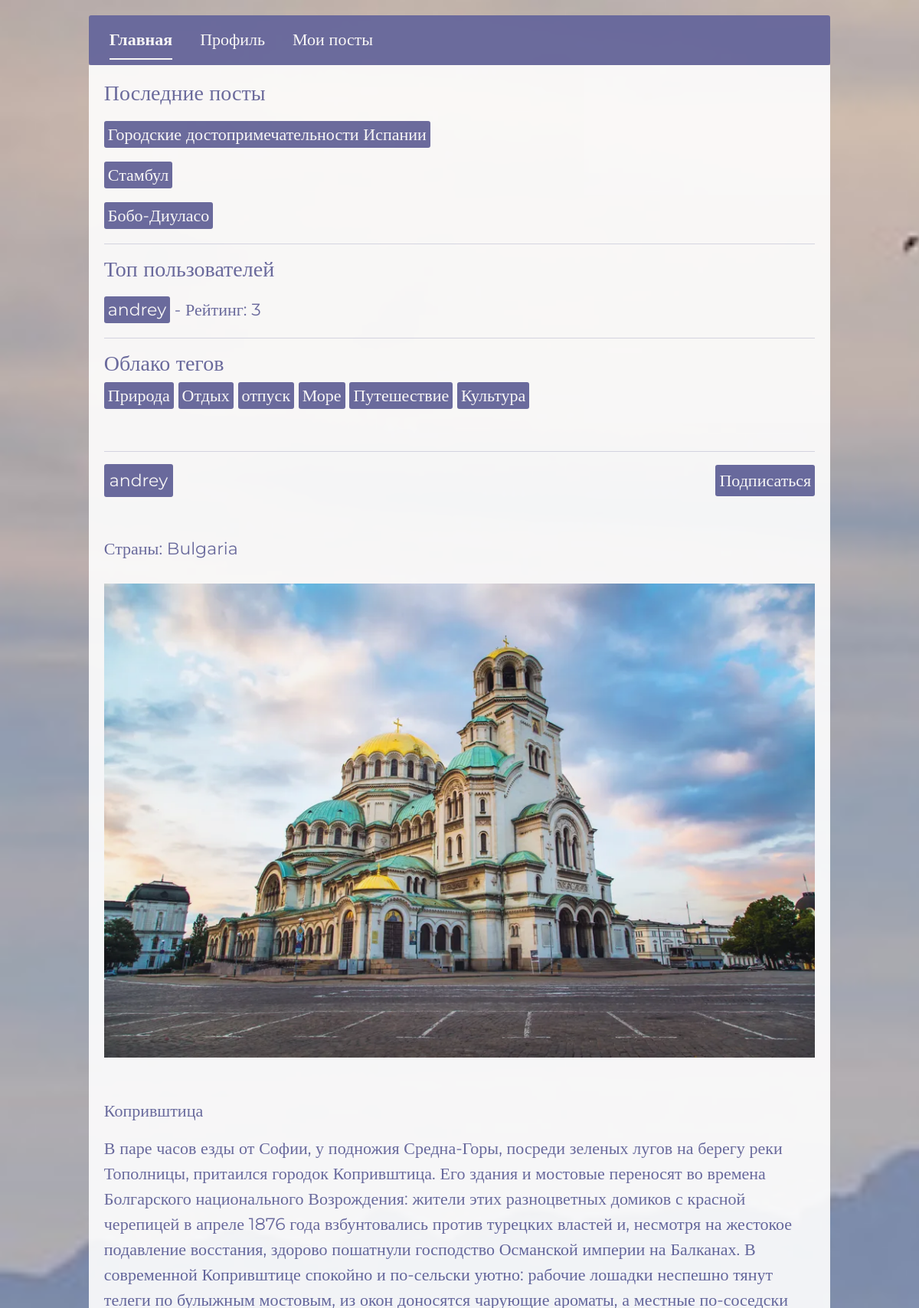
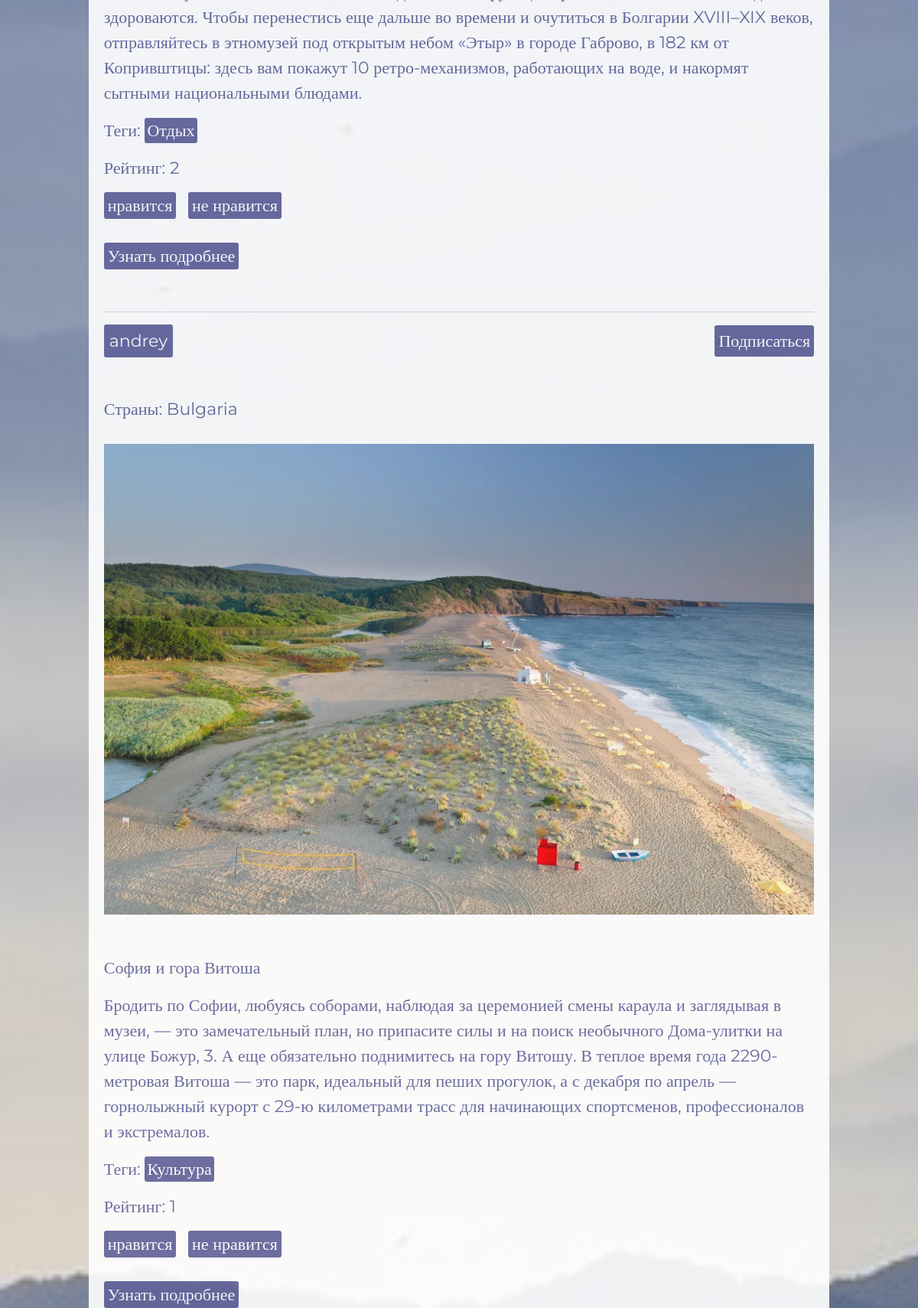
Screenshot of /profiles/2/posts/ (signed in, upper part) with the database file from the repository (2 pictures, top to bottom).
### user/models.py (models this page shows, shortened)
class Post(models.Model):
    create_date = models.DateTimeField(auto_now_add=True)
    author = models.ForeignKey(User, on_delete=models.CASCADE,  verbose_name='Автор', blank=False, null=True, related_name='posts')
    countries = models.ManyToManyField(Country, blank=False, verbose_name="Страны")
    subject = models.CharField(max_length=255, blank=False, null=True, verbose_name='Тема')
    body = models.TextField(validators=[MinLengthValidator(3)], blank=False, null=True, verbose_name='Тело поста')
    photos = models.ManyToManyField(Photo, blank=True, verbose_name='Фотографии')
    tags = models.ManyToManyField(Tag, blank=True, verbose_name='Теги')
    rating = models.IntegerField(default=0, verbose_name='Рейтинг')
    last_lifted_at = models.DateTimeField(null=True, blank=True, verbose_name='Последнее время поднятия')
    class Meta:
        verbose_name = 'Пост'
        verbose_name_plural = 'Посты'

class Profile(models.Model):
    user = models.OneToOneField(User, on_delete=models.CASCADE, verbose_name='Пользователь')
    countries_interest = models.ManyToManyField(Country, blank=True, verbose_name="Интересующие страны")
    post_count = models.IntegerField(default=0, verbose_name='Количество постов')
    followers = models.ManyToManyField(User, related_name='following', blank=True, verbose_name='Подписчики')
    followers_count = models.IntegerField(default=0, verbose_name='Количество подписчиков')
    is_create = models.BooleanField(default=True, verbose_name='Создавать посты')
    is_blocked = models.BooleanField(default=False, verbose_name='Заблокирован')
    class Meta:
        verbose_name = 'Профиль'
        verbose_name_plural = 'Профили'

class Tag(models.Model):
    name = models.CharField(max_length=50, verbose_name='Тег')
    class Meta:
        verbose_name = 'Тег'
        verbose_name_plural = 'Теги'

class Photo(models.Model):
    image = models.ImageField(upload_to='post_photos/', validators=[validate_image_size], verbose_name='Фото')
    class Meta:
        verbose_name = 'Фото'
        verbose_name_plural = 'Фотки'

### country/models.py (models this page shows, shortened)
class Country(models.Model):
    name = models.CharField(max_length=255, verbose_name='Название страны')
    top_level_domain = models.CharField(max_length=255, blank=True, verbose_name='Топ-уровневый домен')
    alpha2_code = models.CharField(max_length=255, blank=True, verbose_name='Двухбуквенный код страны')
    alpha3_code = models.CharField(max_length=255, blank=True, verbose_name='Трехбуквенный код страны')
    calling_code = models.CharField(max_length=255, blank=True, verbose_name='Телефонный код')
    capital = models.CharField(max_length=255, blank=True, verbose_name='Столица')
    alt_spellings = models.TextField(blank=True, verbose_name='Альтернативные написания')
    region = models.CharField(max_length=255, blank=True, verbose_name='Регион')
    class Meta:
        verbose_name = 'Страна'
        verbose_name_plural = 'Страны'

### user/views.py (the view)
# urls.py: path('profiles/<int:user_id>/posts/', views.profile_posts, name='profile_posts'),
@login_required
def profile_posts(request, user_id):
    profile = Profile.objects.get(user=request.user)
    blocked_response = check_user_blocked(profile)
    if blocked_response:
        return blocked_response
    active_link = 'profile_posts'
    profile = get_object_or_404(Profile, user__id=user_id)
    user = profile.user
    posts = profile.user.posts.all().order_by('-create_date')
    paginator = Paginator(posts, 10)
    page_number = request.GET.get('page')
    page_obj = paginator.get_page(page_number)
    context = {
        'profile': profile,
        'user': user,
        'posts': page_obj,
        'active_link': active_link
    }
    return render(request, 'user/profile_detail.html', context)

### user/context_processors.py (called while the page is built)
def global_context(request):
    latest_posts = Post.objects.order_by('-create_date')[:3]
    tag_cloud = Tag.objects.all()
    top_users = Profile.objects.annotate(
        posts_count=Count('user__posts'),
        total_rating=Sum('user__posts__rating')
    ).filter(total_rating__gt=0).order_by('-total_rating')[:5]
    return {
        'latest_posts': latest_posts,
        'tag_cloud': tag_cloud,
        'top_users': top_users,
    }

### user/permissions.py (called while the page is built)
def check_user_blocked(profile):
    if profile.is_blocked:
        return HttpResponse("Ваш аккаунт заблокирован. Вы не можете создавать посты.", status=403)
    return None

### templates/user/profile_detail.html (shortened to what this page needs)
{% extends 'base.html' %}
{% block extra_css %}
    {% load static %}
    <link rel="stylesheet" href="{% static 'css/profile_detail.css' %}">
{% endblock %}
{% block content %}
    <div id="wrapper">
        <div id="index-nav">
            <ul class="nav nav-underline">
              <li class="nav-item" id="index-nav-item">
                <a id="index-link" class="nav-link active" aria-current="page" href="{% url 'index'%}">Главная</a>
              </li>
              <li class="nav-item" id="index-nav-item">
                <a id="index-link" class="nav-link" aria-current="page" href="{% url 'profile_detail' user.id %}">Профиль</a>
              </li>
              <li class="nav-item" id="index-nav-item">
                <a id="index-link" class="nav-link" aria-current="page" href="{% url 'profile_posts' user.id %}">Мои посты</a>
              </li>
            </ul>
        </div>
        <div id="lenta">
            {% include 'commom_info.html' %}
        </div>
        {% if active_link == 'profile_posts' %}
            {% for post in posts %}
            <div id="lenta">
                <hr>
                <div id="author">
                    <a href="{% url 'profile_detail' post.author.id %}">{{post.author }}</a>
                <div>
                    {% if request.user.is_authenticated %}
                        {% if request.user != profile.user %}
                            {% if post.is_following %}
                                <form action="{% url 'toggle_subscription' post.author.id %}" method="POST">
                                    {% csrf_token %}
                                    <button type="submit" id="subscription-bth">Отписаться</button>
                                </form>
                            {% else %}
                                <form action="{% url 'toggle_subscription' post.author.id %}" method="POST">
                                    <button type="submit" id="subscription-bth">Подписаться</button>
                                </form>
                            {% endif %}
                        {% endif %}
                    {% endif %}
                </div>
            </div>
            <br>
            <div id="country">
                {% if post.countries.exists %}
                    <p>Страны:
                        {% for country in post.countries.all %}
                            {{ country.name }}{% if not forloop.last %}, {% endif %}
                        {% endfor %}
                    </p>
                {% else %}
                    <p>Страны не указаны</p>
                {% endif %}
            </div>
            <div id="img">
                {% if post.photos.exists %}
                    <img src="{{ post.photos.first.image.url }}" alt="photo">
                {% else %}
                        <p>Фотографии не загружены</p>
                {% endif %}
            </div>
            <br>
            <div id="subject">
                <p>
                    {{post.subject }}
                </p>
            </div>
            <div id="info-text">
                <p>
                    {{post.body }}
                </p>
            </div>
            <div id="teg">
                {% if post.countries.exists %}
                    <p>Теги:
                        {% for tag in post.tags.all %}
                        <a href="{% url 'posts_by_tag' tag.id %}">{{ tag.name }}</a>{% if not forloop.last %}, {% endif %}
                        {% endfor %}
                    </p>
                {% else %}
                    <p>Теги не указаны</p>
                {% endif %}
            </div>
            <div id="rating-{{ post.id }}">
                <p>Рейтинг: <span class="rating-value">{{ post.rating }}</span></p>
                {% if post.author != request.user %}
                    <div class="rating-buttons">
                        <a href="#" class="increase-rating" data-post-id="{{ post.id }}">нравится</a>
                        <a href="#" class="decrease-rating" data-post-id="{{ post.id }}">не нравится</a>
                    </div>
                {% endif %}
            </div>
            <br>
            <div id="detail-post-link">
                <a href="{% url 'post_detail' post.id %}">Узнать подробнее</a>
            </div>
        </div>
            {% endfor %}
        {% endif %}
    </div>
{% endblock %}

### templates/commom_info.html
<div id="top-info">
    <h3>Последние посты</h3>
    {% for post in latest_posts %}
        <div id="link_posts">
            <a href="{% url 'post_detail' post.id %}">{{post.subject}}</a>
        </div>
    {% endfor %}
    <hr>
    <h3>Топ пользователей</h3>
    {% for user in top_users %}
        <div id="link_users">
            <a href="{% url 'profile_detail' user.user.id %}">{{user.user.username}}</a> - Рейтинг: {{ user.total_rating }}
        </div>
    {% endfor %}
    <hr>
    <h3>Облако тегов</h3>
    {% for tag in tag_cloud %}
        <div id="tags">
            <a href="{% url 'posts_by_tag' tag.id %}">{{tag.name}}</a>
        </div>
    {% endfor %}
</div>

### static/css/base.css (style rules this page uses)
x1html, body, div, span, applet, object, iframe, h1, h2, h3, h4, h5, h6, p, blockquote, pre, a, abbr, acronym, address, big, cite, code, del, dfn, em, img, ins, kbd, q, s, samp, small, strike, strong, sub, sup, tt, var, b, u, i, center, dl, dt, dd, ol, ul, li, fieldset, form, label, legend, table, caption, tbody, tfoot, thead, tr, th, td, article, aside, canvas, details, embed, figure, figcaption, footer, header, hgroup, menu, nav, output, ruby, section, summary, time, mark, audio, video { margin: 0; padding: 0; border: 0; font-size: 100%; font: inherit; vertical-align: baseline; }
body { line-height: 1; }
ol, ul { list-style: none; }
html { box-sizing: border-box; }
*, *::before, *::after { box-sizing: inherit; }
#body { height: auto !important; background-image: url(../img/mountains-3699372_1280.jpg); background-repeat: no-repeat; background-size: cover; font-family: 'Montserrat'; font-size: 22px; font-weight: 400; color:#000000; display: flex; justify-content: center; align-items: center; }
#wrapper { display: flex; flex-direction: column; align-items: center; justify-content: center; margin: 0 auto; padding: 20px; }
#wrapper #index-nav { width: 90%; height: auto; background-color: #62639B; padding: 5px; border-radius: 3px; border: 2px solid #62639B; text-align: center; opacity: 0.9; }
#lenta { width: 90%; background-color: white; opacity: 0.9; padding: 20px; color: #62639B; }
#author { display: flex; justify-content: space-between; align-items: center; margin-bottom: 10px; }
#author a { margin-right: 20px; text-decoration: none; color: white; background-color: #62639B; padding: 3px 5px; border-radius: 3px; border: 2px solid #62639B; }
#index-nav-item { margin-left: 20px; }
#index-link { color: white; }
#subscription-bth { color: white; background-color: #62639B; border: #62639B; padding: 4px 5px; border-radius: 3px; }
.rating-buttons a { color: white; background-color: #62639B; text-decoration: none; padding: 4px 5px; border-radius: 3px; margin-right: 10px; }
#detail-post-link a { text-decoration: none; color: white; background-color: #62639B; padding: 4px 5px; border-radius: 3px; }
#top-info div { margin-top: 20px; margin-bottom: 20px; }
#top-info div a { text-decoration: none; color: white; background-color: #62639B; padding: 4px 5px; border-radius: 3px; }
#top-info #tags { display: inline; }
#country p { line-height: 50px }
#img { display: flex; justify-content: center; align-items: center; position: relative; margin: 20px 0; }
#img img { width: 100%; height: auto; object-fit: cover; }
#teg a { text-decoration: none; color: white; background-color: #62639B; padding: 3px 3px; border-radius: 3px; margin-right: 2px; }

### static/css/profile_detail.css (style rules this page uses)
#img img { max-width: 100%; height: auto; }

### rows the page displays
Post: subject "Городские достопримечательности Испании"
Post: subject "Стамбул"
Post: subject "Бобо-Диуласо"
Profile: user.username "andrey", total_rating "3"
Tag: name "Природа"
Tag: name "Отдых"
Tag: name "отпуск"
Tag: name "Море"
Tag: name "Путешествие"
Tag: name "Культура"
Post: author "andrey", photos.first.image (picture), subject "Копривштица", body "В паре часов езды от Софии, у подножия Средна-Горы, посреди зеленых лугов на берегу реки Тополницы, притаился городок Копривштица. Его здания и мостовые переносят во времена Болгарского национального Возрождения: жители этих разноцветных домиков с красной черепицей в апреле 1876 года взбунтовались против турецких властей и, несмотря на жестокое подавление восстания, здорово пошатнули господство Османской империи на Балканах. В современной Копривштице спокойно и по-сельски уютно: рабочие лошадки неспешно тянут телеги по булыжным мостовым, из окон доносятся чарующие ароматы, а местные по-соседски здороваются. Чтобы перенестись еще дальше во времени и очутиться в Болгарии XVIII–XIX веков,…", rating "2"
Country: name "Bulgaria"
Post: author "andrey", photos.first.image (picture), subject "София и гора Витоша", body "Бродить по Софии, любуясь соборами, наблюдая за церемонией смены караула и заглядывая в музеи, — это замечательный план, но припасите силы и на поиск необычного Дома-улитки на улице Божур, 3. А еще обязательно поднимитесь на гору Витошу. В теплое время года 2290-метровая Витоша — это парк, идеальный для пеших прогулок, а с декабря по апрель — горнолыжный курорт с 29-ю километрами трасс для начинающих спортсменов, профессионалов и экстремалов.", rating "1"
